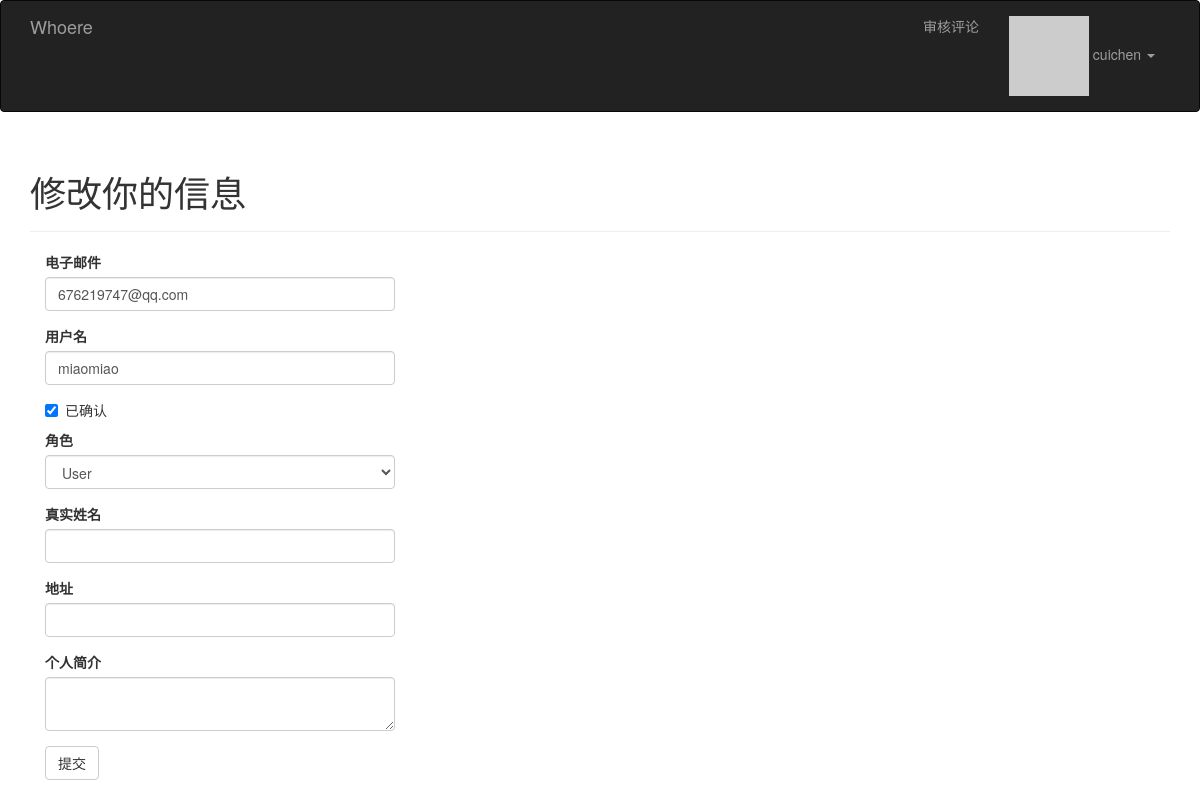
The page /edit-profile/2 (signed in) on the database its author committed.
### app/models.py (models this page shows, shortened)
class User(UserMixin, db.Model):
    __tablename__ = 'users'
    id = db.Column(db.Integer, primary_key=True)
    email = db.Column(db.String(64), unique=True, index=True)
    username = db.Column(db.String(64), unique=True, index=True)
    role_id = db.Column(db.Integer, db.ForeignKey('roles.id'))
    password_hash = db.Column(db.String(128))
    confirmed = db.Column(db.Boolean, default=False)
    name = db.Column(db.String(64))
    location = db.Column(db.String(64))
    about_me = db.Column(db.Text())
    member_since = db.Column(db.DateTime(), default=datetime.utcnow)
    last_seen = db.Column(db.DateTime(), default=datetime.utcnow)
    avatar_hash = db.Column(db.String(32))
    posts = db.relationship('Post', backref='author', lazy='dynamic')
    followed = db.relationship('Follow',
                               foreign_keys=[Follow.follower_id],
                               backref=db.backref('follower', lazy='joined'),
                               lazy='dynamic',
                               cascade='all, delete-orphan')
    followers = db.relationship('Follow',
                                foreign_keys=[Follow.followed_id],
                                backref=db.backref('followed', lazy='joined'),
                                lazy='dynamic',
                                cascade='all, delete-orphan')
    comments = db.relationship('Comment', backref='author', lazy='dynamic')
    @property
    def password(self):
        raise AttributeError('password is not a readable attribute')
    def can(self, permissions):
        return self.role is not None and \
            (self.role.permissions & permissions) == permissions
    def ping(self):
        self.last_seen = datetime.utcnow()
        db.session.add(self)
    def gravatar(self, size=100, default='identicon', rating='g'):
        if request.is_secure:
            url = 'https://secure.gravatar.com/avatar'
        else:
            url = 'http://www.gravatar.com/avatar'
        hash = self.avatar_hash or hashlib.md5(
            self.email.encode('utf-8')).hexdigest()
        return '{url}/{hash}?s={size}&d={default}&r={rating}'.format(
            url=url, hash=hash, size=size, default=default, rating=rating)

### app/main/views.py (the view, shortened to what this page needs)
@main.route('/edit-profile/<int:id>', methods=['GET', 'POST'])
@login_required
@admin_required
def edit_profile_admin(id):
    user = User.query.get_or_404(id)
    form = EditProfileAdminForm(user=user)
    form.email.data = user.email
    form.username.data = user.username
    form.confirmed.data = user.confirmed
    form.role.data = user.role_id
    form.name.data = user.name
    form.location.data = user.location
    form.about_me.data = user.about_me
    return render_template('edit_profile.html', form=form, user=user)

### app/main/forms.py (shortened to what this page needs)
class EditProfileAdminForm(FlaskForm):
    email = StringField(u'电子邮件', validators=[Required(), Length(1, 64),
                                             Email()])
    username = StringField(u'用户名', validators=[
        Required(), Length(1, 64), Regexp('^[A-Za-z][A-Za-z0-9_.]*$', 0,
                                          u'用户名只能由字母，数字，英文句点和下划线组成')])
    confirmed = BooleanField(u'已确认')
    role = SelectField(u'角色', coerce=int)
    name = StringField(u'真实姓名', validators=[Length(0, 64)])
    location = StringField(u'地址', validators=[Length(0, 64)])
    about_me = TextAreaField(u'个人简介')
    submit = SubmitField(u'提交')
    def __init__(self, user, *args, **kwargs):
        super(EditProfileAdminForm, self).__init__(*args, **kwargs)
        self.role.choices = [(role.id, role.name)
                             for role in Role.query.order_by(Role.name).all()]
        self.user = user

### app/auth/views.py (called while the page is built)
@auth.before_app_request
def before_request():
    if current_user.is_authenticated:
        current_user.ping()
        if not current_user.confirmed \
                and request.endpoint \
                and request.endpoint[:5] != 'auth.' \
                and request.endpoint != 'static':
            return redirect(url_for('auth.unconfirmed'))

### app/main/__init__.py (called while the page is built)
@main.app_context_processor
def inject_permissions():
    return dict(Permission=Permission)

### app/main/views.py (called while the page is built)
@main.after_app_request
def after_request(response):
    for query in get_debug_queries():
        if query.duration >= current_app.config['WHOERE_SLOW_DB_QUERY_TIME']:
            current_app.logger.warning(
                'Slow query: %s\nParameters: %s\nDuration: %fs\nContext: %s\n'
                % (query.statement, query.parameters, query.duration,
                   query.context))
    return response

### app/models.py (called while the page is built)
@login_manager.user_loader
def load_user(user_id):
    return User.query.get(int(user_id))

### app/templates/edit_profile.html (shortened to what this page needs)
{% extends "base.html" %}
{% import "bootstrap/wtf.html" as wtf %}
{% block page_content %}
<div class="page-header">
    <h1>修改你的信息</h1>
</div>
<div class="col-md-4">
    {{ wtf.quick_form(form) }}
</div>
{% endblock %}

### app/templates/base.html (shortened to what this page needs)
{% extends "bootstrap/base.html" %}
{% block head %}
{{ super() }}
<link rel="stylesheet" type="text/css" href="{{ url_for('static', filename='styles.css') }}">
{% endblock %}
{% block navbar %}
<div class="navbar navbar-inverse" role="navigation">
    <div class="container">
        <div class="navbar-header">
            <a class="navbar-brand" href="{{ url_for('main.index') }}"> Whoere </a>
        </div>
        <div class="navbar-collapse collapse">
            <ul class="nav navbar-nav navbar-right">
                {% if current_user.can(Permission.MODERATE_COMMENTS) %}
                <li><a href="{{ url_for('main.moderate') }}">审核评论</a></li>
                {% endif %}
                {% if current_user.is_authenticated %}
                <li class="dropdown">
                    <a href="#" class="dropdown-toggle" data-toggle="dropdown">
                        <img src="{{ current_user.gravatar(size=18) }}">
                        {{current_user.username}} <b class="caret"></b>
                    </a>
                </li>
                {% else %}
                <li><a href="{{ url_for('auth.login') }}">登录</a></li>
                {% endif %}
            </ul>
        </div>
    </div>
</div>
{% endblock %}
{% block content %}
<div class="container">
    {% block page_content %}{% endblock %}
</div>
{% endblock %}

### rows shown on the page
User: username "cuichen"
User: email "676219747@qq.com", username "miaomiao", confirmed "☑", role "User"
